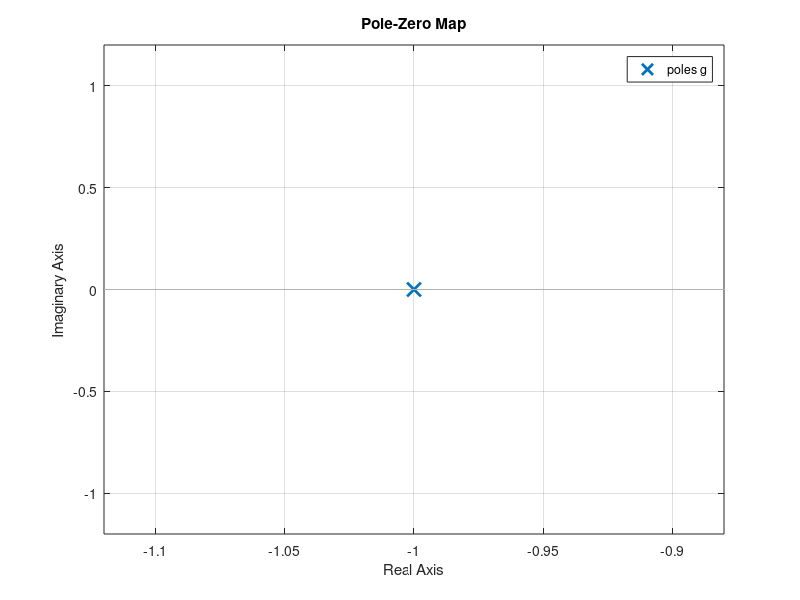

This chart was generated by the following MATLAB code:
num1 = [1];
den1 = [1 1];

num2 = [3 4 6];
den2 = [1 1 3 4];
g = tf(num1, den1)
pzmap(g) %mapa do plano complexo com o real

h = tf(num2, den2)

G = series(g, h) %aberto
H = feedback(g, h) %malha fechada
